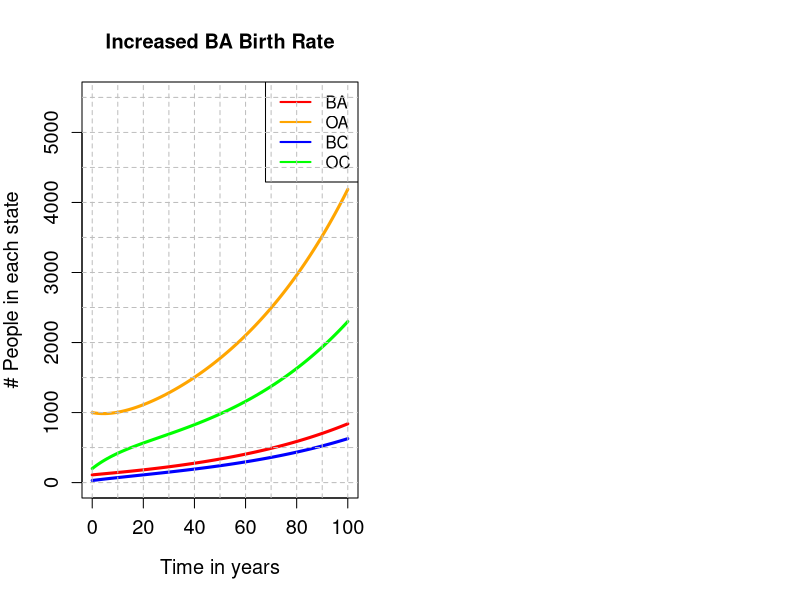

Here is the R script that generated this plot:
require(deSolve)

rhs <- function(t, x, parms){
	BA <- x["BA"]
	OA <- x["OA"]
	BC <- x["BC"]
	OC <- x["OC"]

	dBA <- gOB*OC + gBB*BC - dB*BA - cBO*BA + cOB*OA
	dOA <- gBO*BC + gOO*OC - dO*OA - cOB*OA + cBO*BA
	dBC <- bB*BA - gBO*BC - gBB*BC
	dOC <- bO*OA - gOB*OC - gOO*OC
	
	return(list(c(dBA,dOA,dBC,dOC)))
}
# N is just general scope here to adjust graph
N <- 1000

bB <- .055
bO <- .04

g <- 1/18
gBB <- g * .95
gBO <- g * .05
gOO <- g * .97
gOB <- g * .03


dB <- 1/62
dO <- 1/68

cOB <- .01
cBO <- .06

init <- c(110,1000,30,200)
names(init) <- c("BA","OA","BC","OC")

tmax <- 100
times <- seq(from=0,to=tmax,by=1)

povout <- as.data.frame(ode(y = init,times = times, func = rhs))

xmax <- tmax
ymax = 5*N + 500

par(mfrow=c(1,2))
plot(BA ~ time,povout,type="l",lwd=3,xlim=c(0,xmax),ylim=c(0,ymax),
     ylab="# People in each state",main="Increased BA Birth Rate",
     xlab = "Time in years", cex.axis=1.2,cex.lab=1.2,col="red")

lines(OA ~ time,povout,type="l",lwd=3,xlim=c(0,xmax),col="orange")
lines(BC ~ time,povout,type="l",lwd=3,xlim=c(0,xmax),col="blue")
lines(OC ~ time,povout,type="l",lwd=3,xlim=c(0,xmax),col="green")
legend(x="topright", c("BA","OA","BC","OC"),col= c("red","orange",
           "blue","green"),lwd= 2)

# Manually adding grid because the built-in is stupid
abline(h = c(0,500,1000,1500,2000,2500,3000,3500,4000,4500,5000,5500),
    lty = 2, col = "grey")
abline(v = c(0,10,20,30,40,50,60,70,80,90,100),  lty = 2, col = "grey")

BAf <- povout[[2]][tmax+1]
OAf <- povout[[3]][tmax+1]
BCf <- povout[[4]][tmax+1]
OCf <- povout[[5]][tmax+1]
Af <- BAf + OAf
Cf <- BCf + OCf
Bf <- BAf + BCf
Pop <- Af + Cf

print(tail(povout))

cat("\nTotal adults = ", Af, "\n")
cat("Total children = ", Cf, "\n")
cat("Total pop = ", Pop, "\n")
cat("BA to total adults = ", BAf / Af, "\n")
cat("BC to total children = ", BCf / Cf, "\n")
cat("BA + BC to total pop = ", Bf / Pop, "\n")
